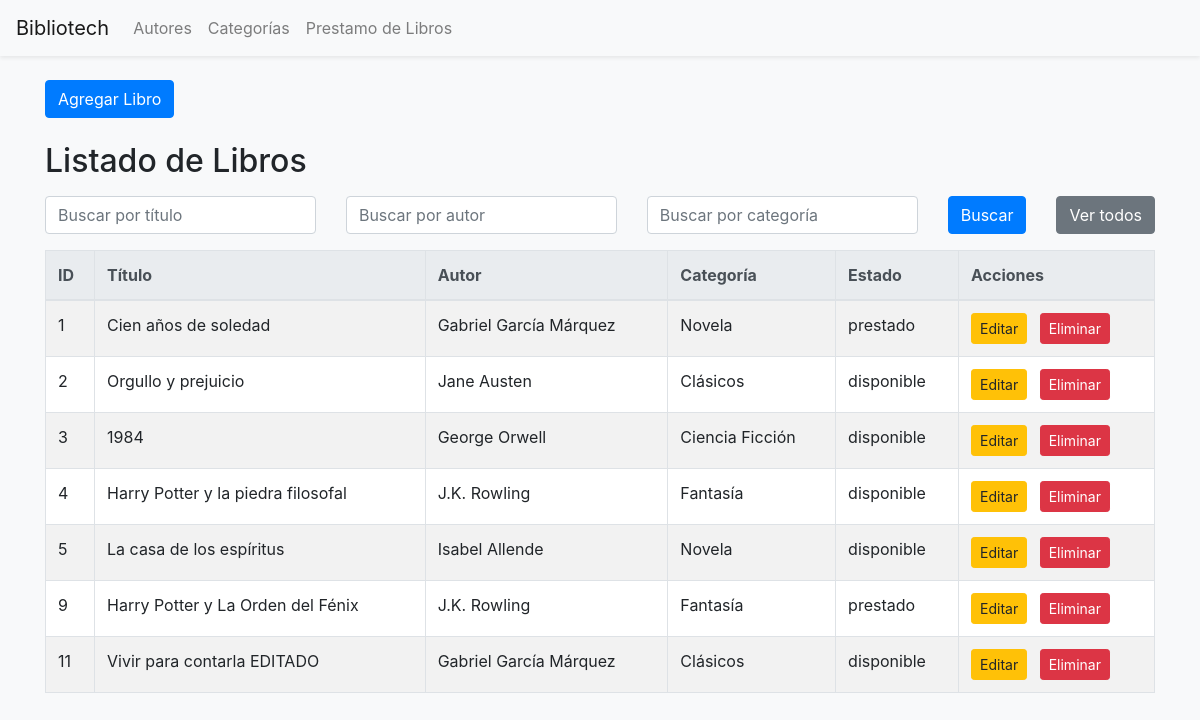
The page /public/index.php on the database its author committed.
### tables this page shows
CREATE TABLE `libros` (
  `id` int(11) NOT NULL,
  `titulo` varchar(255) DEFAULT NULL,
  `autor_id` int(11) DEFAULT NULL,
  `categoria_id` int(11) DEFAULT NULL,
  `estado` enum('disponible','prestado') DEFAULT 'disponible'
);

CREATE TABLE `autores` (
  `id` int(11) NOT NULL,
  `nombre` varchar(100) DEFAULT NULL
);

CREATE TABLE `categorias` (
  `id` int(11) NOT NULL,
  `nombre` varchar(50) DEFAULT NULL
);

### classes/Biblioteca.php (called while the page is built, shortened)
<?php
require_once 'Libro.php';
class Biblioteca {
    private $libro;
    public function __construct($pdo) {
        $this->libro = new Libro($pdo);
    }
    public function buscarLibros($titulo = null, $autor = null, $categoria = null) {
        return $this->libro->buscarLibros($titulo, $autor, $categoria);
    }
}
?>

### classes/Libro.php (called while the page is built, shortened)
<?php
class Libro {
    private $pdo;
    public function __construct($dbConnection) {
        $this->pdo = $dbConnection;
    }
    public function buscarLibros($titulo = null, $autor = null, $categoria = null) {
        $sql = "SELECT libros.*, autores.nombre AS autor, categorias.nombre AS categoria
                FROM libros
                JOIN autores ON libros.autor_id = autores.id
                JOIN categorias ON libros.categoria_id = categorias.id
                WHERE 1=1";
        try {
            $stmt = $this->pdo->prepare($sql);
            $stmt->execute();
            return $stmt->fetchAll(PDO::FETCH_ASSOC);
        } catch (PDOException $e) {
            throw new Exception("Error al buscar libros: " . $e->getMessage());
        }
    }
}
?>

### public/index.php (the view, shortened to what this page needs)
<?php
require_once '../classes/Biblioteca.php';
try {
    $pdo = Database::getConnection();
    $biblioteca = new Biblioteca($pdo);
    $titulo = isset($_GET['titulo']) ? $_GET['titulo'] : null;
    $autor = isset($_GET['autor']) ? $_GET['autor'] : null;
    $categoria = isset($_GET['categoria']) ? $_GET['categoria'] : null;
    $libros = $biblioteca->buscarLibros($titulo, $autor, $categoria);
} catch (Exception $e) {
    die("Error: " . $e->getMessage());
}
?>
<!DOCTYPE html>
<html lang="es">
<head>
    <link href="https://cdn.jsdelivr.net/npm/bootstrap@5.3.0/dist/css/bootstrap.min.css" rel="stylesheet">
</head>
<body class="bg-light">
    <?php include 'nav_bar.php'; ?>
    <div class="container mt-4">
        <a href="agregar_libro.php" class="btn btn-primary mb-4">Agregar Libro</a>
        <h2 class="mb-3">Listado de Libros</h2>
        <form action="index.php" method="GET">
            <div class="row mb-3">
                <div class="col">
                    <input type="text" name="titulo" class="form-control" placeholder="Buscar por título" value="<?php echo isset($_GET['titulo']) ? $_GET['titulo'] : ''; ?>">
                </div>
                <div class="col">
                    <input type="text" name="autor" class="form-control" placeholder="Buscar por autor" value="<?php echo isset($_GET['autor']) ? $_GET['autor'] : ''; ?>">
                </div>
                <div class="col">
                    <input type="text" name="categoria" class="form-control" placeholder="Buscar por categoría" value="<?php echo isset($_GET['categoria']) ? $_GET['categoria'] : ''; ?>">
                </div>
                <div class="col-auto">
                    <button type="submit" class="btn btn-primary">Buscar</button>
                </div>
                <div class="col-auto">
                    <button type="button" class="btn btn-secondary" onclick="window.location.href='index.php'">Ver todos</button>
                </div>
            </div>
        </form>
        <?php if (!empty($libros)): ?>
            <div class="table-responsive">
                <table class="table table-bordered table-striped table-hover">
                    <thead class="thead-light">
                        <tr>
                            <th>ID</th>
                            <th>Título</th>
                            <th>Autor</th>
                            <th>Categoría</th>
                            <th>Estado</th>
                            <th>Acciones</th>
                        </tr>
                    </thead>
                    <tbody>
                        <?php foreach ($libros as $libro): ?>
                            <tr>
                                <td><?php echo htmlspecialchars($libro['id']); ?></td>
                                <td><?php echo htmlspecialchars($libro['titulo']); ?></td>
                                <td><?php echo htmlspecialchars($libro['autor']); ?></td>
                                <td><?php echo htmlspecialchars($libro['categoria']); ?></td>
                                <td><?php echo htmlspecialchars($libro['estado']); ?></td>
                                <td>
                                    <a href="editar_libro.php?id=<?php echo $libro['id']; ?>" class="btn btn-sm btn-warning me-2">Editar</a>
                                    <a href="eliminar_libro.php?id=<?php echo $libro['id']; ?>" class="btn btn-sm btn-danger" onclick="return confirm('¿Estás seguro de eliminar este libro?')">Eliminar</a>
                                </td>
                            </tr>
                        <?php endforeach; ?>
                    </tbody>
                </table>
            </div>
        <?php else: ?>
            <div class="alert alert-info">No hay libros que coincidan con la búsqueda.</div>
        <?php endif; ?>
    </div>
</body>
</html>

### public/nav_bar.php (shortened to what this page needs)
<!DOCTYPE html>
<html lang="en">
<head>
    <link href="https://stackpath.bootstrapcdn.com/bootstrap/4.5.2/css/bootstrap.min.css" rel="stylesheet">
</head>
<body>
    <nav class="navbar navbar-expand-lg navbar-light bg-light shadow-sm">
        <a class="navbar-brand" href="/bibliotech/public    ">Bibliotech</a>
        <div class="collapse navbar-collapse" id="navbarNav">
            <ul class="navbar-nav">
                <li class="nav-item">
                    <a class="nav-link" href="autores.php">Autores</a>
                </li>
                <li class="nav-item">
                    <a class="nav-link" href="categorias.php">Categorías</a>
                </li>
                <li class="nav-item">
                    <a class="nav-link" href="prestamo_libro.php">Prestamo de Libros</a>
                </li>
            </ul>
        </div>
    </nav>
</body>
</html>

### rows shown on the page
libros: id "1", titulo "Cien años de soledad", autor.nombre "Gabriel García Márquez", categoria.nombre "Novela", estado "prestado"
libros: id "2", titulo "Orgullo y prejuicio", autor.nombre "Jane Austen", categoria.nombre "Clásicos", estado "disponible"
libros: id "3", titulo "1984", autor.nombre "George Orwell", categoria.nombre "Ciencia Ficción", estado "disponible"
libros: id "4", titulo "Harry Potter y la piedra filosofal", autor.nombre "J.K. Rowling", categoria.nombre "Fantasía", estado "disponible"
libros: id "5", titulo "La casa de los espíritus", autor.nombre "Isabel Allende", categoria.nombre "Novela", estado "disponible"
libros: id "9", titulo "Harry Potter y La Orden del Fénix", autor.nombre "J.K. Rowling", categoria.nombre "Fantasía", estado "prestado"
libros: id "11", titulo "Vivir para contarla EDITADO", autor.nombre "Gabriel García Márquez", categoria.nombre "Clásicos", estado "disponible"
